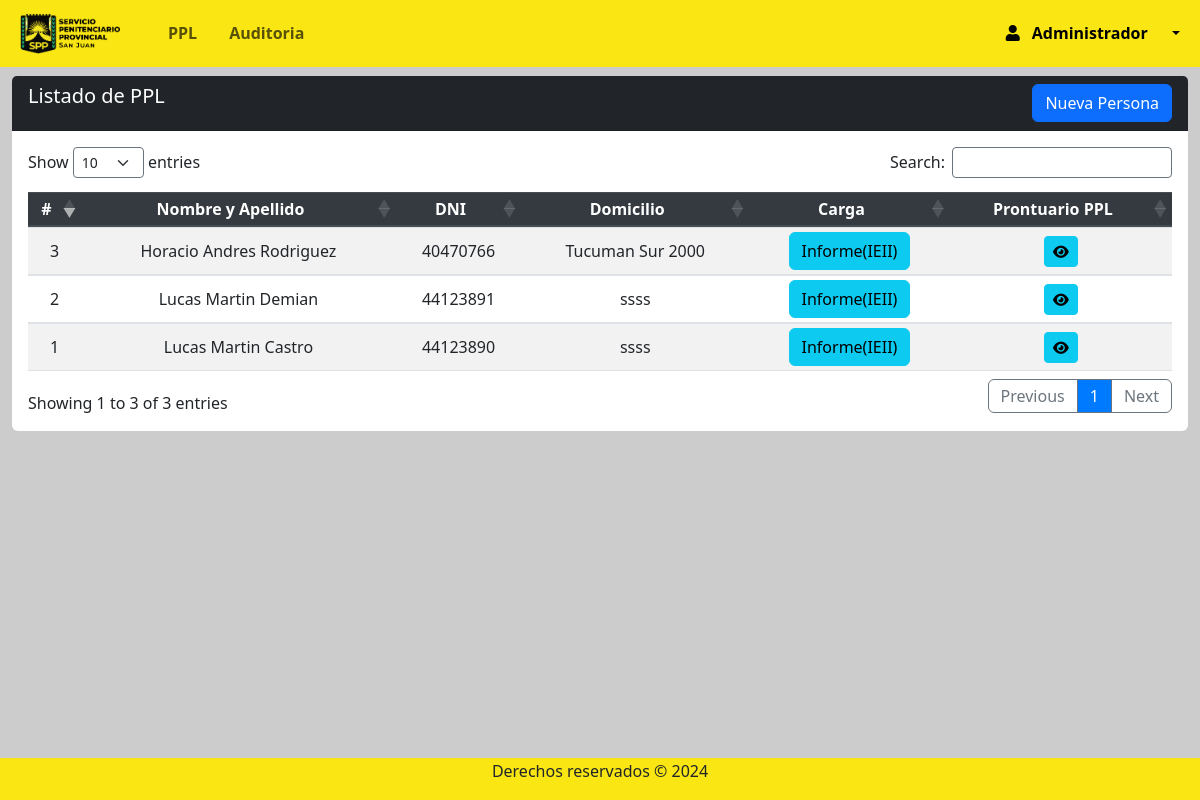
Page /Views/admin/ppl_index.php (signed in) on the committed database.
### tables this page shows
CREATE TABLE `rol` (
  `id_rol` int(11) NOT NULL,
  `nombre_rol` varchar(50) NOT NULL
);

CREATE TABLE `ppl` (
  `id` int(11) NOT NULL,
  `idpersona` int(11) NOT NULL,
  `apodo` varchar(20) DEFAULT NULL,
  `trabaja` tinyint(1) NOT NULL,
  `profesion` varchar(50) DEFAULT NULL,
  `foto` varchar(30) DEFAULT NULL,
  `huella` blob DEFAULT NULL
);

CREATE TABLE `persona` (
  `id` int(11) NOT NULL,
  `dni` varchar(9) DEFAULT NULL,
  `apellidos` varchar(50) NOT NULL,
  `nombres` varchar(50) NOT NULL,
  `fechanac` date NOT NULL,
  `edad` int(3) NOT NULL,
  `direccion` varchar(50) NOT NULL,
  `genero` varchar(50) NOT NULL,
  `estadocivil` varchar(50) NOT NULL,
  `educacion` int(11) DEFAULT NULL
);

### Views/admin/ppl_index.php (the view, shortened to what this page needs)
<?php require 'navbar.php';
?>
<section class="content mt-3">
    <div class="row m-auto">
        <div class="col-sm">
            <div class="card rounded-2 border-0">
                <div class="card-header bg-dark text-white pb-0">
                    <h5 class="d-inline-block">Listado de PPL</h5>
                    <a class="btn btn-primary float-right mb-2" href="persona_crea.php">Nueva Persona</a>
                </div>
                <div class="card-body table-responsive">
                    <table id="example" class="table table-striped table-sm" style="width:100%">
                        <thead class="thead-dark">
                            <tr>
                                <th>#</th>
                                <th>Nombre y Apellido</th>
                                <th>DNI</th>
                                <th>Domicilio</th>
                                <th>Carga</th>
                                <th>Prontuario PPL</th>
                            </tr>
                        </thead>
                        <tbody>
                            <?php
                            try {
                                $query = "SELECT ppl.*, per.*
                                FROM ppl AS ppl
                                LEFT JOIN
                                persona AS per
                                ON ppl.idpersona = per.id;
                                ";
                                $stmt = $db->prepare($query);
                                $stmt->execute();
                                $pples = $stmt->fetchAll(PDO::FETCH_ASSOC);
                                foreach ($pples as $ppl) {
                            ?>
                                    <tr>
                                        <td><?php echo htmlspecialchars($ppl['id'], ENT_QUOTES, 'UTF-8'); ?></td>
                                        <td><?php echo htmlspecialchars($ppl['nombres'] . ' ' . $ppl['apellidos'], ENT_QUOTES, 'UTF-8'); ?></td>
                                        <td><?php echo htmlspecialchars($ppl['dni'], ENT_QUOTES, 'UTF-8'); ?></td>
                                        <td><?php echo htmlspecialchars($ppl['direccion'], ENT_QUOTES, 'UTF-8'); ?></td>
                                        <td>
                                            <a class="btn btn-info" href='ppl_informe.php?id=<?php echo $ppl['id']; ?>'>Informe(IEII)</a>
                                        <td>
                                            <a href="prontuario_index.php?dni=<?php echo $ppl['dni']; ?>" data-toggle="modal" data-backdrop="false" class="btn btn-info btn-sm" type="button" title="ver">
                                                <i class="fa-solid fa-eye" style="color: #000000;"></i>
                                            </a>
                                        </td>
                                        </td>
                                    </tr>
                            <?php
                                }
                            } catch (PDOException $e) {
                                error_log("Error al obtener los pples: " . $e->getMessage());
                            }
                            ?>
                        </tbody>
                    </table>
                </div>
            </div>
        </div>
    </div>
</section>
<?php require 'footer.php'; ?>

### Views/admin/navbar.php (shortened to what this page needs)
<?php
require '../../conn/connection.php';
$id_rol = $_SESSION['id_rol'];
$query = "SELECT nombre_rol FROM rol WHERE id_rol = ?";
$stmt = $conexion->prepare($query);
$stmt->bind_param("i", $id_rol);
$stmt->execute();
$result = $stmt->get_result();
if ($result && $result->num_rows > 0) {
  $rol = $result->fetch_assoc();
  $nombre_rol = $rol['nombre_rol'];
} else {
  $nombre_rol = "Usuario Desconocido";
}
?>
<!DOCTYPE html>
<html lang="es">
<head>
  <link rel="stylesheet" href="https://use.fontawesome.com/releases/v5.8.2/css/all.css">
  <link rel="stylesheet" href="../../css/style.css">
  <link href="https://cdn.jsdelivr.net/npm/bootstrap@5.3.2/dist/css/bootstrap.min.css" rel="stylesheet">
  <link rel="stylesheet" href="https://maxcdn.bootstrapcdn.com/bootstrap/4.5.2/css/bootstrap.min.css">
  <link rel="stylesheet" href="https://cdnjs.cloudflare.com/ajax/libs/twitter-bootstrap/5.3.0/css/bootstrap.min.css">
  <link rel="stylesheet" href="https://cdn.datatables.net/1.13.7/css/dataTables.bootstrap5.min.css">
  <link rel="stylesheet" type="text/css" href="https://cdn.datatables.net/1.13.1/css/dataTables.bootstrap5.min.css" />
  <link rel="stylesheet" type="text/css" href="https://cdn.datatables.net/buttons/2.3.3/css/buttons.bootstrap5.min.css" />
  <link rel="stylesheet" href="https://cdn.jsdelivr.net/npm/bootstrap@5.3.0-alpha1/dist/css/bootstrap.min.css" />
  <link rel="stylesheet" href="https://cdnjs.cloudflare.com/ajax/libs/font-awesome/6.2.1/css/all.min.css" />
  <link rel="stylesheet" href="https://cdnjs.cloudflare.com/ajax/libs/font-awesome/5.15.4/css/all.min.css">
</head>
<body>
  <div style="height:60px">
    <nav class="navbar navbar-expand-lg fixed-top " style="background-color: #f9e612;">
      <div class="container-fluid ml-2 ">
        <a href="index.php" class="navbar-brand mb-0 pr-4 ">
          <img class="d-line-block align-top " src="../../img/LOGO2.ico" width="100px" style="margin-right:0px">
        </a>
        <div class="collapse navbar-collapse " id="navbarNav">
          <ul class="navbar-nav mr-auto ">
            <li class="nav-item  pr-3">
              <a class="nav-link " href="ppl_index.php"><b>PPL</b></a>
            </li>
            <li class="nav-item  pr-3">
              <a class="nav-link " href="auditoria.php"><b>Auditoria</b></a>
            </li>
          </ul>
          <form class="form-inline d-flex justify-content-end">
            <div class="collapse navbar-collapse" id="navbarNav">
              <ul class="navbar-nav">
                <li class="nav-item dropdown">
                  <a class="nav-link dropdown-toggle active" href="#" role="button" data-bs-toggle="dropdown" aria-expanded="false">
                    <i class="fas fa-user pr-2"></i>
                    <span class="mr-3">
                      <b>
                      <?php if (isset($nombre_rol)) : ?>
                        <?php echo $nombre_rol; ?>
                      <?php else : ?>
                        "Usuario Desconocido"
                      <?php endif; ?>
                      </b>
                    </span>
                  </a>
                </li>
            </div>
          </form>
        </div>
      </div>
    </nav>
  </div>

### css/style.css (style rules this page uses)
body { position: relative; padding-bottom: 10px; min-height: 100vh; }
th, td { text-align: center !important; vertical-align: middle !important; }

### Views/admin/navbar.php (style rules this page uses)
body { background: #cccccc; }

### rows in the picture
rol: nombre_rol "Administrador"
ppl: idpersona "1", idpersona.apellidos "Lucas Martin Castro", idpersona.dni "44123890", idpersona.direccion "ssss"
ppl: idpersona "2", idpersona.apellidos "Lucas Martin Demian", idpersona.dni "44123891", idpersona.direccion "ssss"
ppl: idpersona "3", idpersona.apellidos "Horacio Andres Rodriguez", idpersona.dni "40470766", idpersona.direccion "Tucuman Sur 2000"
